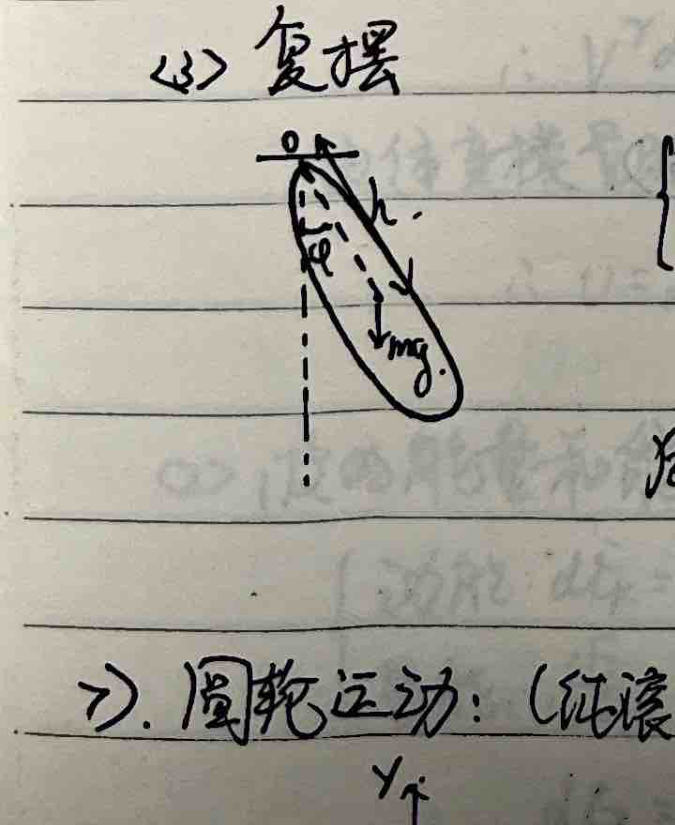
#> input picture olympiad-physics/images/ch01_compound_pendulum.png, 675 x 825 px, given in place of p2_page_011.png, which was not available
$ python crop_diagrams_p2_10_14.py
#> lines starting #> are read from the running program, lines starting #| are printed output that depends on the picture; pictures that were not available may be replaced by others from this repository, and a replacement may not be noted
import os
from PIL import Image

in_dir = '/Users/anglil/.gemini/antigravity/brain/259fcaf8-bb02-464b-8be5-339e21f479ec/scratch/pdf_pages'
out_dir = '/Users/anglil/.gemini/antigravity/scratch/anglil.github.io/olympiad-physics/images'

if not os.path.exists(out_dir):
    os.makedirs(out_dir)

def extract_rect(img_name, out_name, x0_pct, y0_pct, x1_pct, y1_pct):
#> called with img_name = 'p2_page_011.png', out_name = 'topic_mhd_generator.png', x0_pct = 0.15, y0_pct = 0.28, x1_pct = 0.75, y1_pct = 0.47
    in_path = os.path.join(in_dir, img_name)
    out_path = os.path.join(out_dir, out_name)
    img = Image.open(in_path)
#> img is the input picture: PIL image 675x825 RGB; mean R, G, B 168.1, 164.5, 154.2
    width, height = img.size
#> width = 675; height = 825
    box = (
        int(width * x0_pct),
        int(height * y0_pct),
        int(width * x1_pct),
        int(height * y1_pct)
    )
#> box = (101, 231, 506, 387)
    cropped = img.crop(box)
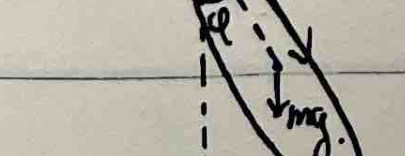
#> cropped: PIL image 405x156 RGB; mean R, G, B 178.4, 173.7, 162.3
    cropped.save(out_path)
    print(f"Saved {out_path}")

# p2_page_011.png - Magnetohydrodynamic Generator
extract_rect("p2_page_011.png", "topic_mhd_generator.png", 0.15, 0.28, 0.75, 0.47)

# p2_page_012.png - Self-Inductance of Two Parallel Wires
extract_rect("p2_page_012.png", "topic_parallel_wires_inductance.png", 0.2, 0.12, 0.7, 0.25)
#> call 2 of extract_rect, with img_name = 'p2_page_012.png', out_name = 'topic_parallel_wires_inductance.png', x0_pct = 0.2, y0_pct = 0.12, x1_pct = 0.7, y1_pct = 0.25
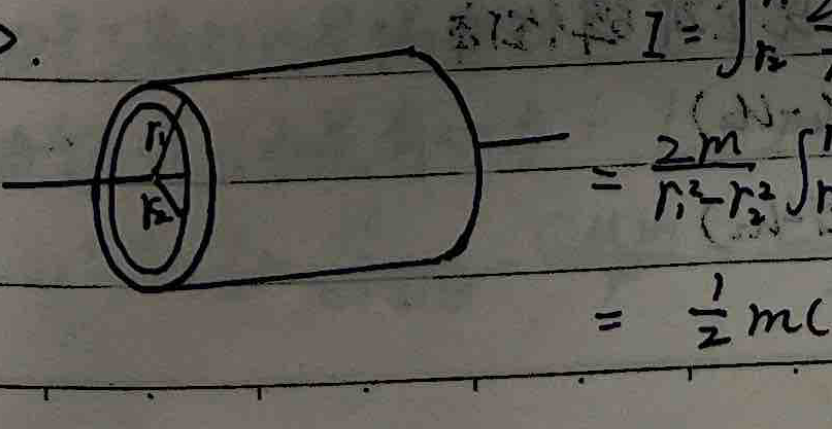
#> input picture olympiad-physics/images/ch01_cylindrical_shell.png, 832 x 429 px, given in place of p2_page_012.png, which was not available
#> in extract_rect, img is the input picture: PIL image 832x429 RGB; mean R, G, B 95.1, 93, 86.6
#> in extract_rect (call 2), `cropped = img.crop(box)`:
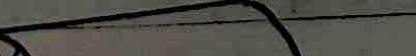
#> cropped: PIL image 416x56 RGB; mean R, G, B 78.4, 77.6, 71.1

# p2_page_013.png - Conductor Reaching Electrostatic Equilibrium
extract_rect("p2_page_013.png", "topic_electrostatic_equilibrium.png", 0.25, 0.12, 0.7, 0.25)
#> call 3 of extract_rect, with img_name = 'p2_page_013.png', out_name = 'topic_electrostatic_equilibrium.png', x0_pct = 0.25, y0_pct = 0.12, x1_pct = 0.7, y1_pct = 0.25
#> in extract_rect (call 3), `cropped = img.crop(box)`:
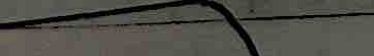
#> cropped: PIL image 374x56 RGB; mean R, G, B 78.6, 77.8, 71.1

# p2_page_014.png - Light Propagation in Optical Fibers
extract_rect("p2_page_014.png", "topic_optical_fiber_1.png", 0.18, 0.12, 0.75, 0.25)
#> (the run stopped early here; a loop or call above may not have finished)
